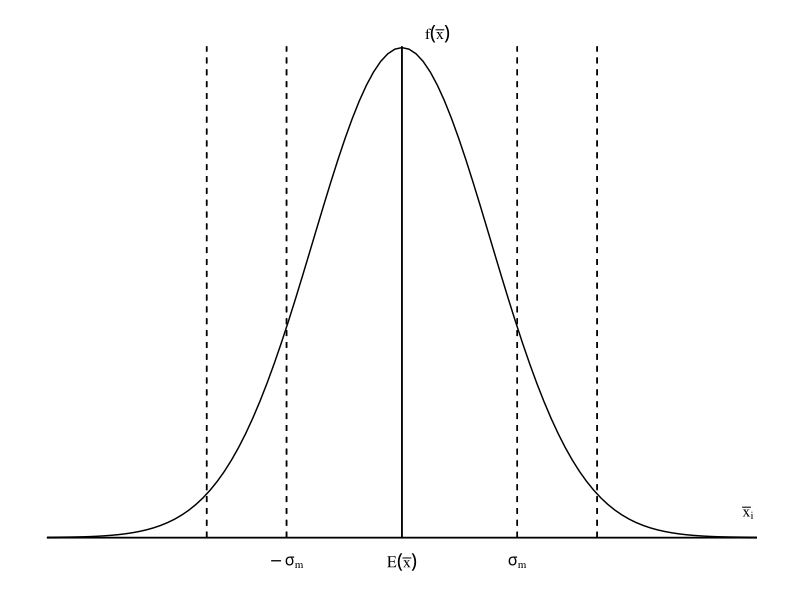
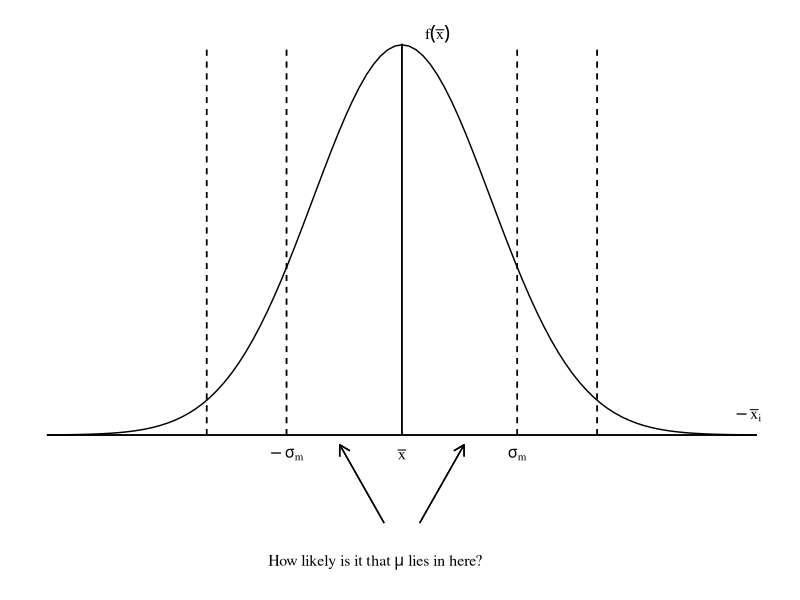

These figures' R source, in order:
## ---- chunk 1
library(ggplot2)
norm <- ggplot(data.frame(x = c(-4, 4)), aes(x)) + stat_function(fun = dnorm) + 
  geom_segment(aes(x = 0, y = 0, xend = 0, yend = 0.4)) +
  geom_segment(aes(x = -1.3, y = 0, xend = -1.3, yend = 0.4), linetype="dashed") +
  geom_segment(aes(x = 1.3, y = 0, xend = 1.3, yend = 0.4), linetype="dashed") +
  geom_segment(aes(x = -2.2, y = 0, xend = -2.2, yend = 0.4), linetype="dashed") +
  geom_segment(aes(x = 2.2, y = 0, xend = 2.2, yend = 0.4), linetype="dashed") +
  geom_segment(aes(x = -4, y = 0, xend = 4, yend = 0)) +
  theme(axis.title= element_blank(), panel.grid= element_blank(), 
             panel.background=element_blank(), axis.text = element_blank(), axis.ticks = element_blank()) 
norm + annotate("text", x = 0.4, y = 0.41, label = "f(bar(x))", parse= TRUE, size = 4, family="serif")  + 
  annotate('text',x = 0, y = -0.02, label = "E(bar(x))",parse = TRUE, size = 4, family="serif")  + 
  annotate("text", x = -1.3, y = -0.02, label = "-sigma[m]", parse = TRUE, size = 4, family="serif") + 
  annotate("text", x = 1.3, y = -0.02, label = "sigma[m]", parse = TRUE, size = 4, family="serif") + 
  annotate("text", x = 3.9, y = 0.02, label = "bar(x)[i]", parse = TRUE, size = 4, family="serif")
## ---- chunk 2
library(ggplot2)
library(grid)
temp<-expression("How likely is it that"~mu~"lies in here?")
norm <- ggplot(data.frame(x = c(-4, 4)), aes(x)) + stat_function(fun = dnorm) + 
  geom_segment(aes(x = 0, y = 0, xend = 0, yend = 0.4)) +
  geom_segment(aes(x = -1.3, y = 0, xend = -1.3, yend = 0.4), linetype="dashed") +
  geom_segment(aes(x = 1.3, y = 0, xend = 1.3, yend = 0.4), linetype="dashed") +
  geom_segment(aes(x = -2.2, y = 0, xend = -2.2, yend = 0.4), linetype="dashed") +
  geom_segment(aes(x = 2.2, y = 0, xend = 2.2, yend = 0.4), linetype="dashed") +
  geom_segment(aes(x = -4, y = 0, xend = 4, yend = 0)) +
  geom_segment(aes(x = -0.2, y = -0.09, xend = -0.7, yend = -0.01), arrow = arrow(length = unit(0.3, "cm"))) +
  geom_segment(aes(x = 0.2, y = -0.09, xend = 0.7, yend = -0.01), arrow = arrow(length = unit(0.3, "cm"))) +
  theme(axis.title= element_blank(), panel.grid= element_blank(), 
             panel.background=element_blank(), axis.text = element_blank(), axis.ticks = element_blank()) 
norm + annotate("text", x = 0.4, y = 0.41, label = "f(bar(x))", parse= TRUE, size = 4,family="serif")  + 
  annotate('text',x = 0, y = -0.02, label = "bar(x)",parse = TRUE, size = 4,family="serif")  + 
  annotate("text", x = -1.3, y = -0.02, label = "-sigma[m]", parse = TRUE, size = 4,family="serif") + 
  annotate("text", x = 1.3, y = -0.02, label = "sigma[m]", parse = TRUE, size = 4,family="serif") + 
  annotate("text", x = 3.9, y = 0.02, label = "-bar(x)[i]", parse = TRUE, size = 4,family="serif") + 
  annotate("text", x = -0.3, y = -0.13, label = as.character(temp),parse=TRUE, size = 4,family="serif")
